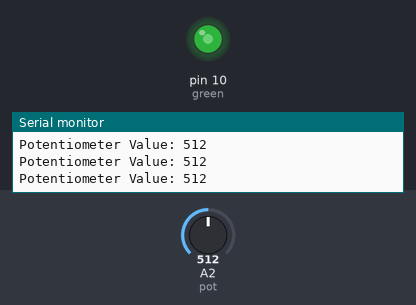
The sketch below on a simulated Arduino Uno, built with avr-gcc and run on an emulated ATmega328P. On the bench: output pins drawn as LEDs (lit = HIGH), the last lines printed to the serial monitor. The test bench sets the inputs (shaded band); at power-on: A2 (pot) = 512.

Above: at 1.2 s.
1.3 s: A2 (pot) set to 716
At 2.5 s:
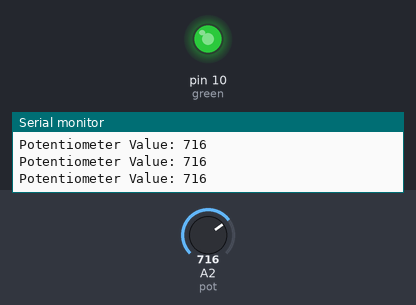
2.8 s: A2 (pot) set to 989
At 3.2 s:
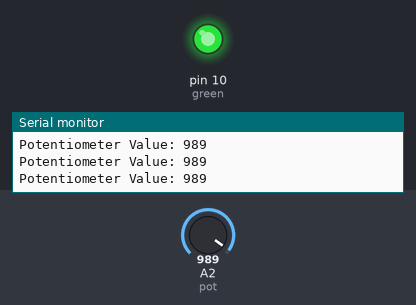
4.3 s: A2 (pot) set to 1010
At 5.1 s:
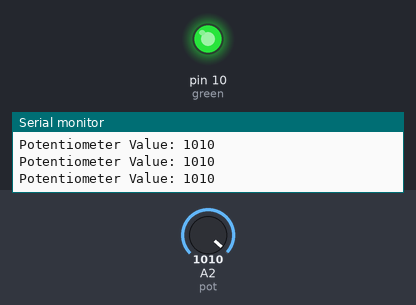
7.3 s: A2 (pot) set to 122
At 8.5 s:
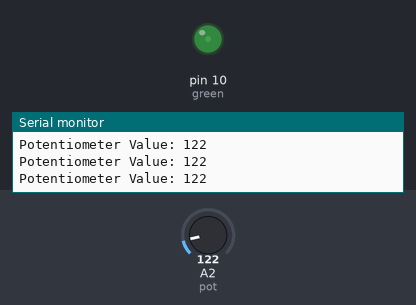
8.8 s: A2 (pot) set to 107
At 9.2 s:
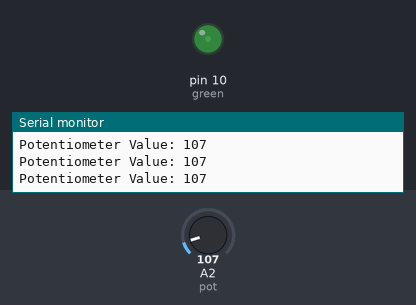
11.8 s: A2 (pot) set to 95
At 12.9 s:
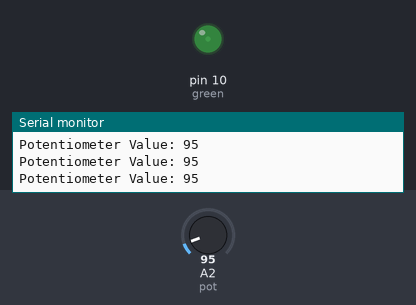
Timing chart, 0 to 14.8 s (numbered marks = the images above; inputs shaded):
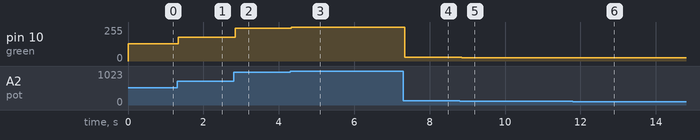

The sketch:

Pot_2.ino
```cpp
#define pot 2
#define green 10

void setup() {
  pinMode(green, OUTPUT);
  Serial.begin(9600);
  Serial.println("Serial Analog Input");
}

void loop() {
  int potVal = analogRead(pot);
  Serial.print("Potentiometer Value: ");
  Serial.println(potVal);
  potVal /= 4;
  analogWrite(green, potVal);
}
```

Measured:
- after the input at 1.3 s, pin 10 (green): 128/255 → 179/255 at once
- after the input at 2.8 s, pin 10 (green): 179/255 → 247/255 after 0.05 s
- after the input at 4.3 s, pin 10 (green): 247/255 → 252/255 at once
- after the input at 7.3 s, pin 10 (green): 252/255 → 30/255 at once
- after the input at 8.8 s, pin 10 (green): 30/255 → 26/255 after 0.05 s
- after the input at 11.8 s, pin 10 (green): 26/255 → 23/255 at once
